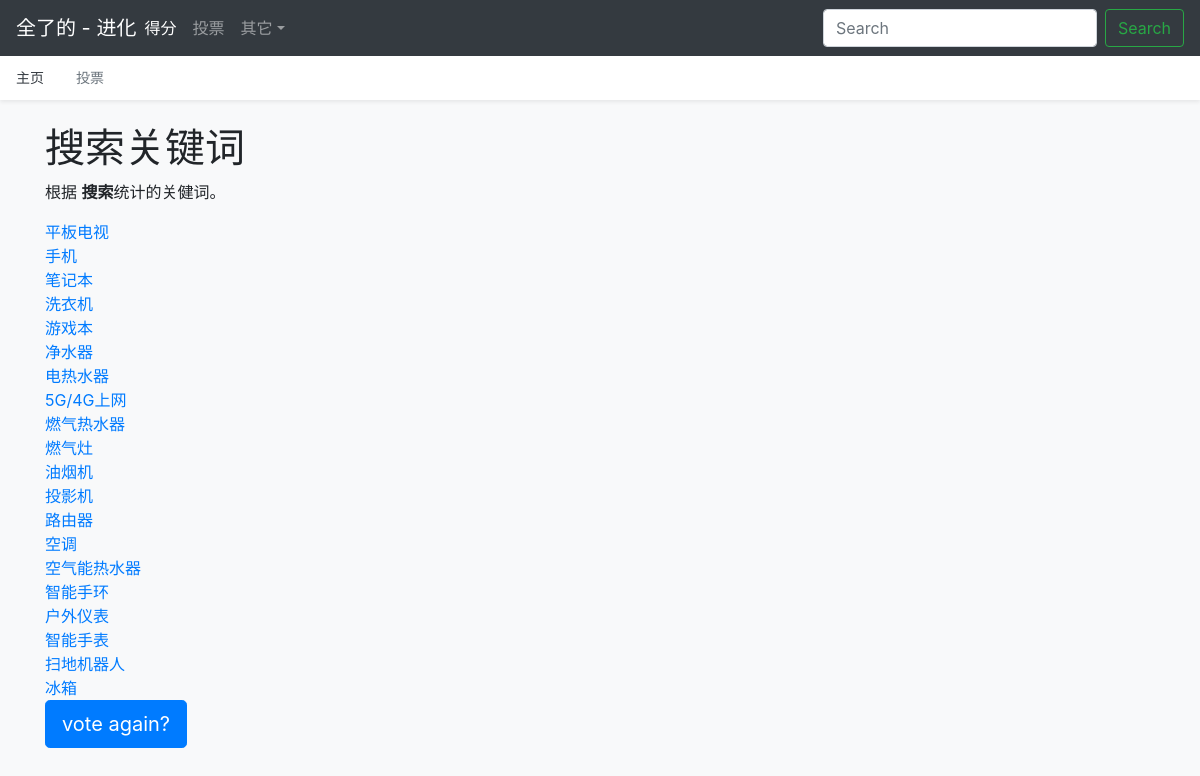
/products/menus/, run on an earlier commit of the app's database.
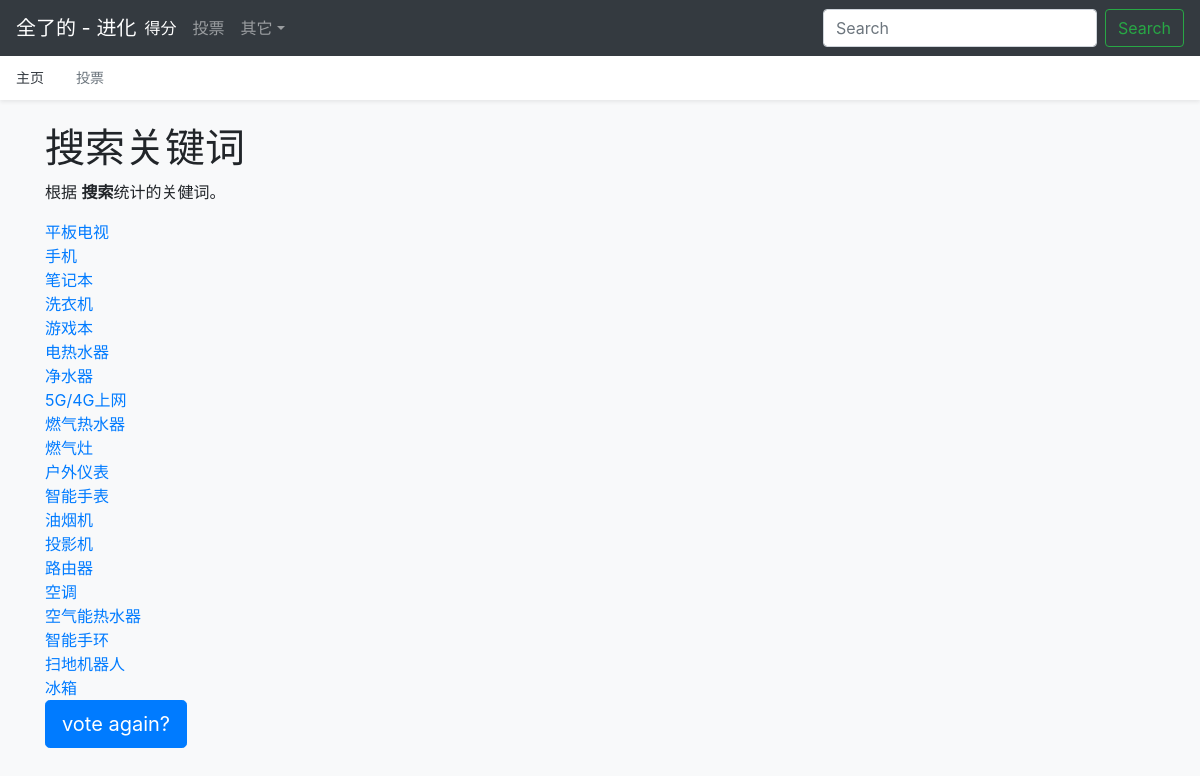
And on a later commit of the database.
### products/models.py (models this page shows, shortened)
class Menu(models.Model):
    menu_name = models.CharField(max_length=100, default='no menu')  # trim cidName to 100
    cid = models.IntegerField(default=0)
    m_scores = models.IntegerField(default=0)

### products/views.py (the view)
# urls.py: path('menus/', views.menus, name='menus'),
def menus(request):
    menu_list = Menu.objects.order_by('-m_scores')[:LONG_LIST_MAX]
    context = {'menu_list':menu_list}
    return render(request, 'products/menus.html', context)

### products/templates/products/menus.html
{% extends "base.html" %} {% block page_content %}
<div class="nav-scroller bg-white shadow-sm">
	<nav class="nav nav-underline">
		<a class="nav-link active" href="{% url 'products:index' %}">主页</a>
		<a class="nav-link" href="{% url 'products:compare' 0 0 %}">投票</a>
	</nav>
</div>
<main role="main" class="container">
<h1 class="mt-4">搜索关键词</h1>
<p>
	根据 <strong>搜索</strong>统计的关健词。
</p>
{% if menu_list %} {% for amenu in menu_list %}
<div >
	<a href="{% url 'products:index_c' amenu.cid %}">{{ amenu.menu_name }}</a>
</div>
{% endfor %} {% else %}
<p>No menus.</p>
{% endif %}
<a class="btn btn-lg btn-primary" href="{% url 'products:compare' 0 0 %}"  role="button">vote again?</a>
</main>
{% endblock %}

What changed in the data, as far as the page shows it:
changed Menu "电热水器": moves up the list
changed Menu "户外仪表": moves up the list
changed Menu "智能手表": moves up the list
